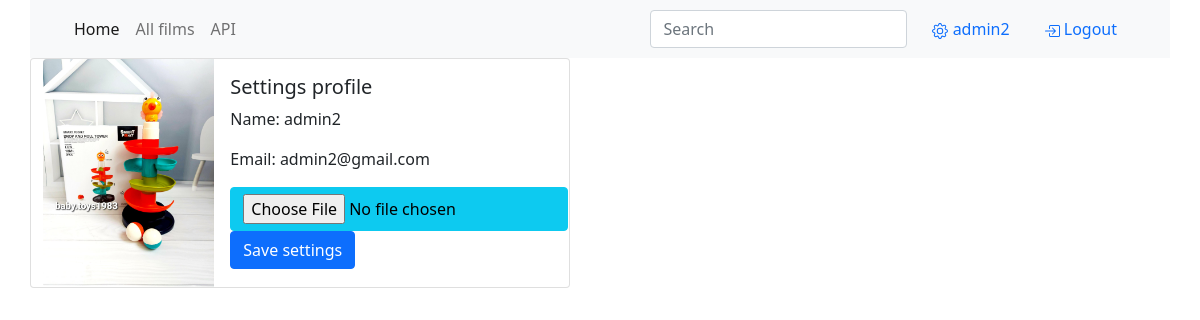
The page /user/admin2 (signed in) on the database its author committed.
### app/models.py (models this page shows, shortened)
class User(UserMixin, db.Model):
    id = db.Column(db.Integer, primary_key=True)
    name = db.Column(db.String(64), index=True, unique=True)
    email = db.Column(db.String(120), index=True, unique=True)
    password_hash = db.Column(db.String(128))
    poster = db.Column(db.String())
    movies = db.relationship('Movie', backref='user', lazy='dynamic')

### app/views.py (the view)
@app.route('/user/<name>', methods=['GET', 'POST'])
@login_required
def user(name):
    user_id = current_user.id
    user = User.query.filter(User.id==user_id).first()
    movies = Movie.query.filter(Movie.user_id==user_id).all()
    return render_template('user.html', user=user, movies=movies)

### app/models.py (called while the page is built)
@login.user_loader
def load_user(id):
    return User.query.get(int(id))

### templates/user.html (shortened to what this page needs)
{% extends 'base.html' %}
{% block content %}
    <div class="card mb-3" style="max-width: 540px;">
        <div class="row g-0">
        <div class="col-md-4">
            <img src="{{ url_for('static', filename=user.poster) }}" class="img-fluid rounded-start" alt="...">
        </div>
        <div class="col-md-8">
            <div class="card-body">
                <h5 class="card-title">Settings profile</h5>
                <p class="card-text">Name: {{ user.name }}</p>
                <p class="card-text">Email: {{ user.email }}</p>
                <input  type="file" class="btn btn-info" value="change avatar">
                <br/>
            <a href="#" class="btn btn-primary">Save settings</a>
            </div>
        </div>
        </div>
    </div>
{% endblock content %}

### templates/include/menu.html (shortened to what this page needs)
<nav class="navbar navbar-expand-lg navbar-light bg-light">
  <div class="container-fluid">
    <div class="collapse navbar-collapse" id="navbarSupportedContent">
      <ul class="navbar-nav me-auto mb-2 mb-lg-0">
        <li class="nav-item">
          <a class="nav-link active" aria-current="page" href="{{url_for('index')}}">Home</a>
        </li>
        <li class="nav-item">
          <a class="nav-link" href="{{ url_for('movie') }}">All films</a>
        </li>
        <li class="nav-item">
          <a class="nav-link" href="{{ url_for('get_list') }}">API</a>
        </li>
      </ul>
      <form action="{{ url_for('movie') }}" class="d-flex">
        <input class="form-control me-2" type="search" placeholder="Search" name="q" value="{{ request.args.get('q', '') }}" aria-label="Search">
      </form>
      {% if current_user.name %}
        <a type='button' class="nav-link active btn" aria-current="page" href="{{ url_for('user', name=current_user.name) }}">
          {{current_user.name}}
        </a>
        <a type='button' class="nav-link active btn" aria-current="page" href="{{ url_for('logout') }}">
            Logout
        </a>
      {% endif %}
    </div>
  </div>
</nav>

### rows shown on the page
User: name "admin2", poster (picture), email "admin2@gmail.com"
